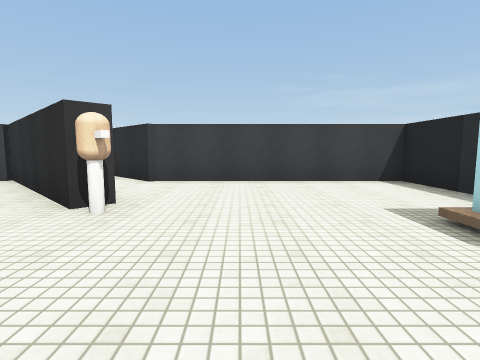
[1] (above)

24 first-person views from a walk through a 3-D level made in the Unity game engine. The camera is 1.3 m above the floor, tilts 6° down and sees 80° across. The floor is counted in squares, 2 m on a side. Each view is taken from the middle of a square. On the plan, view 1 faces up. The plan holds only what a view shows up to about 9 squares ahead; the rest is blank. The place goes on beyond the plan. Surface patterns are stand-ins for the level's own textures.

[2]
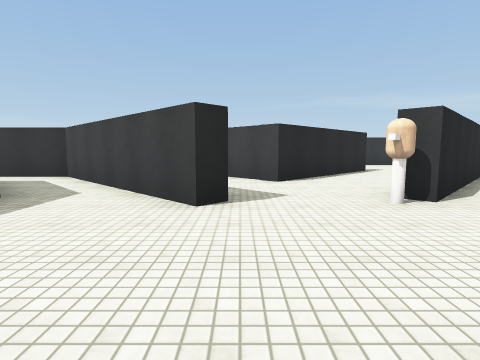

[3]
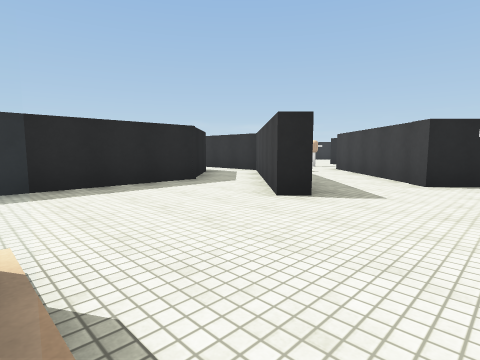

[4]
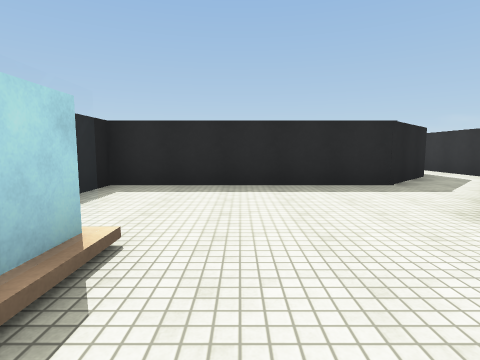

[5]
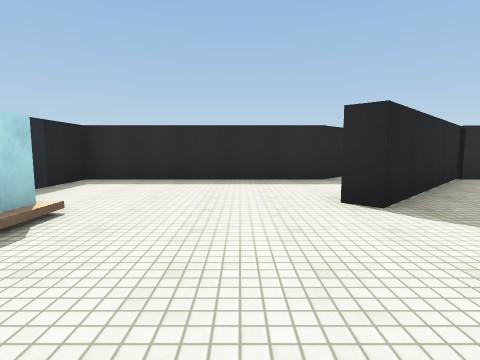

[6]
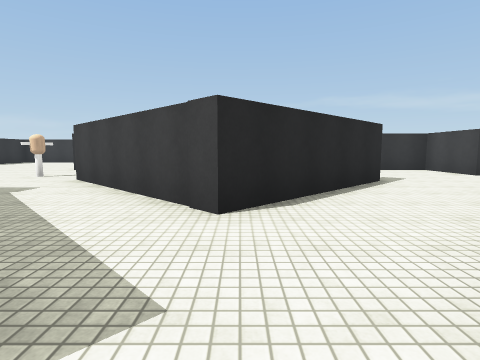

[7]
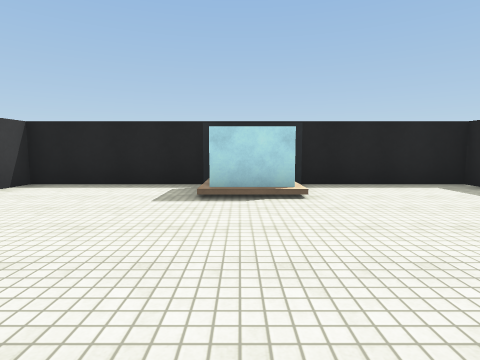

[8]
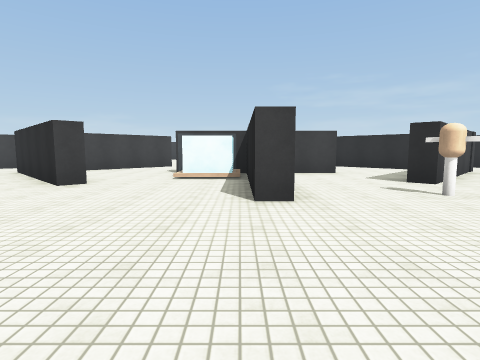

[9]
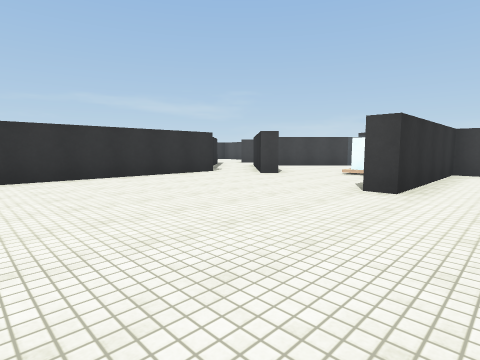

[10]
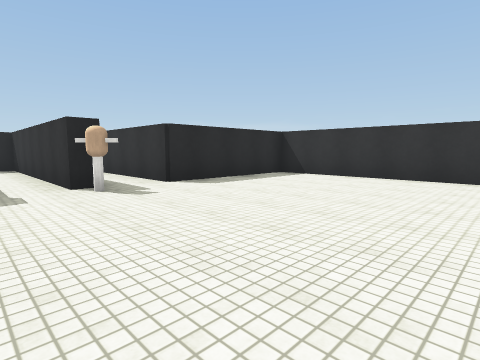

[11]
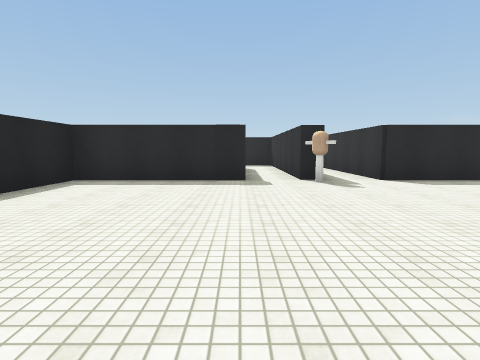

[12]
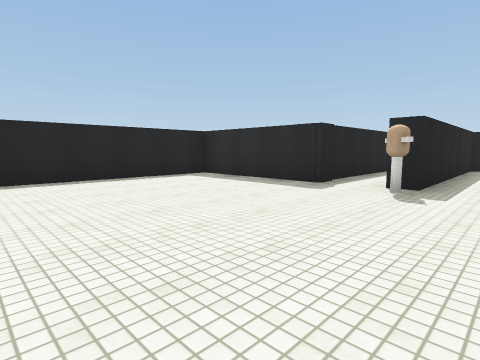

[13]
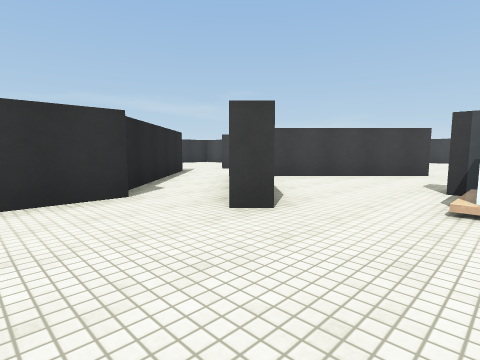

[14]
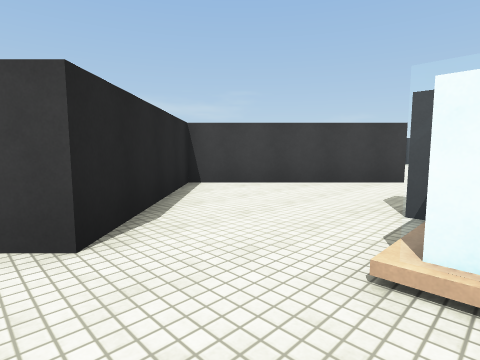

[15]
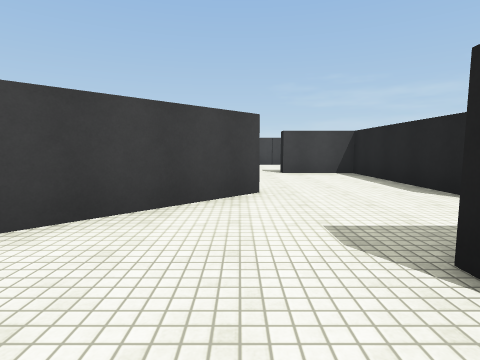

[16]
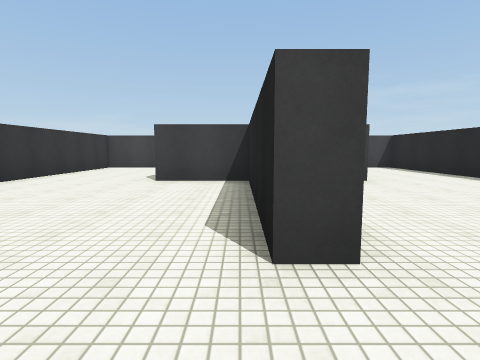

[17]
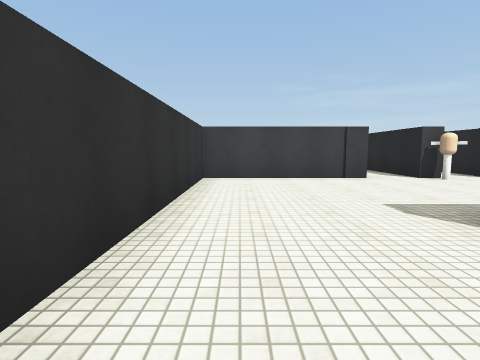

[18]
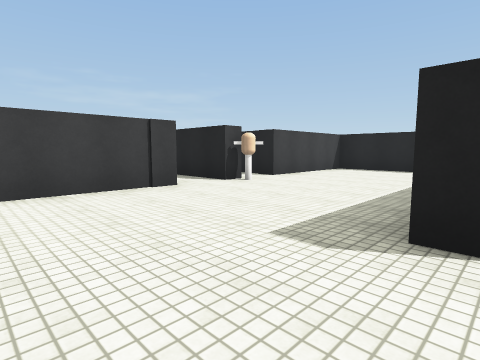

[19]
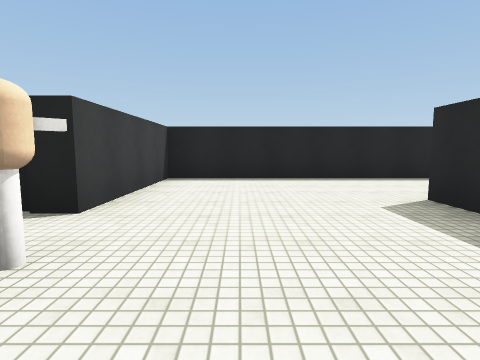

[20]
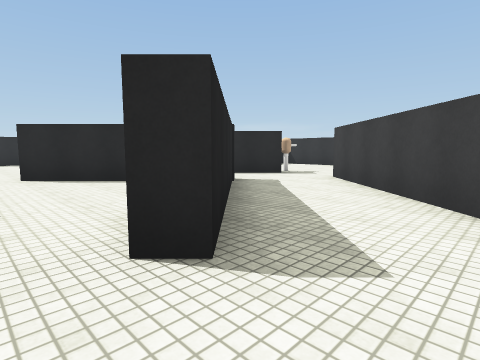

[21]
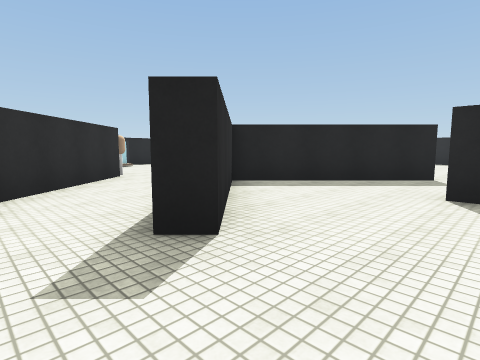

[22]
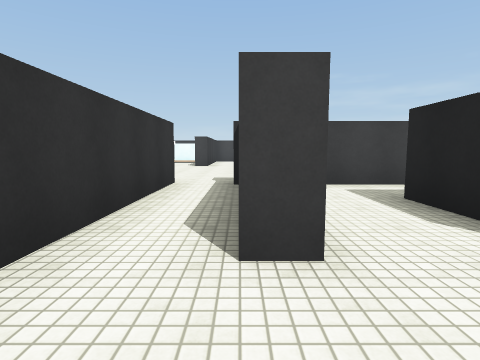

[23]
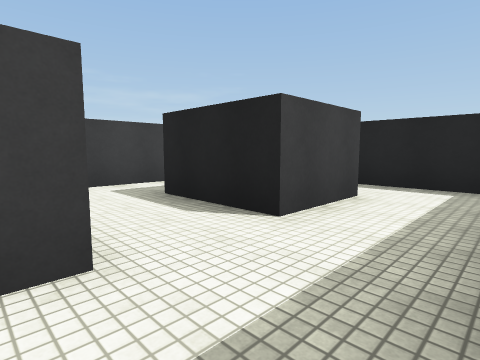

[24]
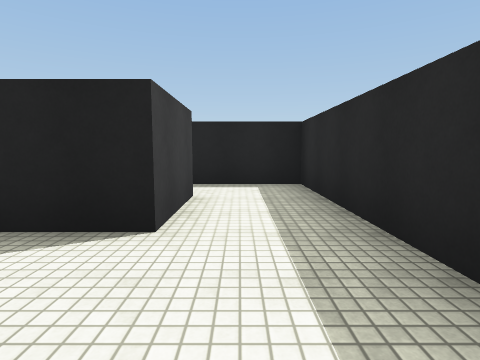

### Floor plan
Points are (right, up) in squares from view 1. A wall is a line through its corners. A room is listed if a view was taken in it or the views show most of it. See-through windows are left out.
Room 1 (views 1, 2, 3, 4, 5, 6, 7)
walls: (3.4, 2.5) (3.4, 6) (-2, 6); (-3.9, 1.8) (-7.3, -1.6); (-4.9, -2.5) (-1.6, 0.9) (-1.3, 0.5) (-4.9, -3.2); (-3.6, -4) (-1.8, -2.3) (3.4, -2.3) (3.4, 1); (-5.4, -2.3) (-4.9, -2.3); (-4.7, 6.6) (-1.5, 3.5) (-1.9, 3.1) (-2.8, 4)
ways out: opening at (-6, -1) to room 2; opening at (-4, 3) to room 6; opening at (-4, -3)
objects: other object (-1, 3); other object (2, 2) to (3, 2)
Room 2 (views 8, 9, 10, 11, 12, 13, 14, 15, 22, 23, 24)
walls: (-10.3, -9.4) (-10.3, -15.2) (-9.9, -15.2); (-7.3, -1.6) (-7.6, -1.2) (-6.9, -0.5); (-15.9, -2.2) (-15.9, -9.1) (-12.1, -9.1) (-12.1, -12.7); (-10.7, 1.1) (-12.9, 1.1); (-8.2, 1.1) (-10.3, 1.1) (-10.3, -3.4) (-10.8, -3.4) (-10.8, 0.5); (-8.5, -13.4) (-9.1, -13.4) (-9.1, -9.1) (-5.4, -9.1) (-5.4, -4.5); (-13.7, 4.4) (-16.8, 1.3) (-14, -1.5) (-14.3, -1.8) (-17.5, 1.3)
ways out: opening at (-6, -1) to room 1; opening at (-12.5, 4) to room 3; opening at (-11, 2.5) to room 3; opening at (-8, 1) to room 3; opening at (-9, -14.5) to room 7
objects: other object (-12, 0); other object (-11, -9); other object (-8, -3)
Room 3 (views 16, 17, 18, 19, 20, 21)
walls: (-9.1, 8.5) (-8.2, 8.5); (-8.2, 8) (-10.1, 8); (-10.2, 3.6) (-10.8, 3.6) (-10.8, 8) (-12.8, 8) (-12.8, 8.6); (-5.4, 6.5) (-5.4, 12.6) (-9.1, 12.6); (-10.2, 12.6) (-10.8, 12.6); (-12, 12.6) (-15.9, 12.6) (-15.9, 6.9); (-16.5, 5.7) (-19.6, 2.6); (-5, 2.2) (-7.4, 4.6) (-7, 5) (-6.1, 4.1); (-6.9, -0.5) (-4.5, 1.9); (-17.5, 1.3) (-14.1, 4.7) (-13.7, 4.4); (-19.4, 0.9) (-16.5, -2.1)
ways out: opening at (-12.5, 4) to room 2; opening at (-11, 2.5) to room 2; opening at (-8, 1) to room 2; opening at (-6, 5) to room 6; opening at (-19, 2)
objects: other object (-10, 12)
Room 4 (no view inside)
walls: (-5.9, -9.6) (-7.4, -9.6); (-6.8, -13.4) (-6.8, -11.1)
ways out: opening at (-7.5, -12.5) to room 7; opening at (-5.5, -10.5)
Room 5 (no view inside)
walls: (-4.9, -13.4) (-6.8, -13.4); (-6.5, -15.2) (-3.5, -15.2) (-3.5, -13.5)
ways out: opening at (-5.5, -14.5) to room 7; opening at (-4, -12.5)
Room 6 (no view inside)
walls: (-6.1, 4.1) (-3.9, 1.8); (-2.8, 4) (-4.9, 6.1)
ways out: opening at (-4, 3) to room 1; opening at (-6, 5) to room 3
Room 7 (no view inside)
walls: (-7.7, -15.2) (-6.5, -15.2)
ways out: opening at (-9, -14.5) to room 2; opening at (-7.5, -12.5) to room 4; opening at (-5.5, -14.5) to room 5

Where each view was taken, in squares from view 1:
view 1: 0 up, 0 right, facing up
view 2: 1 up, 2 right, facing left
view 3: 3 up, 2 right, facing down-left
view 4: 3 up, 1 right, facing down
view 5: 4 up, 0 right, facing down
view 6: 2 up, 1 left, facing left
view 7: 2 up, 2 left, facing right
view 8: 7 down, 11 left, facing up
view 9: 8 down, 9 left, facing up-left
view 10: 4 down, 9 left, facing down-left
view 11: 3 down, 9 left, facing down
view 12: 4 down, 12 left, facing down-right
view 13: 4 down, 12 left, facing up-left
view 14: 2 down, 12 left, facing up-left
view 15: 0 up, 14 left, facing up
view 16: 2 up, 11 left, facing up
view 17: 6 up, 15 left, facing up
view 18: 8 up, 15 left, facing up-right
view 19: 11 up, 12 left, facing right
view 20: 6 up, 13 left, facing down-left
view 21: 6 up, 9 left, facing down-right
view 22: 15 down, 9 left, facing up
view 23: 15 down, 9 left, facing up-right
view 24: 14 down, 9 left, facing right
